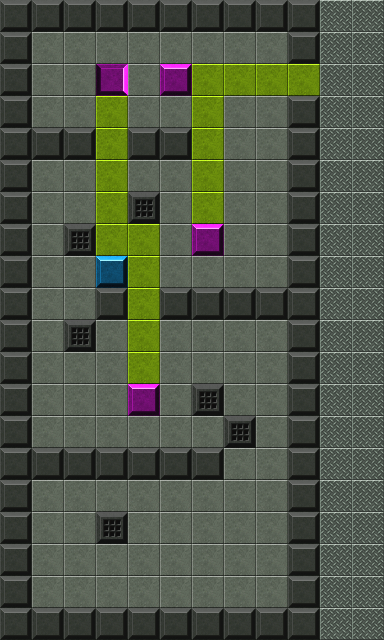

This game map was drawn from its Tiled (.tmx) file and the tilesets committed beside it. A one-line description and the full map source follow:
An orthogonal 12x20 tile map with 32x32 px tiles, 5 tile layers (backgroundLayer, moveableLayer, blockedLayer, guardLayer, ...).

<map version="1.2" tiledversion="1.3.1" orientation="orthogonal" renderorder="right-down" compressionlevel="0" width="12" height="20" tilewidth="32" tileheight="32" infinite="0" nextlayerid="7" nextobjectid="10">
 <editorsettings>
  <export target="tutorial.json" format="json" />
 </editorsettings>
 <tileset firstgid="1" name="tilesBackground" tilewidth="32" tileheight="32" tilecount="140" columns="14">
  <image source="gridtiles.png" width="448" height="320" />
 </tileset>
 <layer id="1" name="backgroundLayer" width="12" height="20">
  <data encoding="csv">
1,1,1,1,1,1,1,1,1,1,2,2,
1,1,1,1,1,1,1,1,1,1,2,2,
1,1,1,1,1,1,1,1,1,1,2,2,
1,1,1,1,1,1,1,1,1,1,2,2,
1,1,1,1,1,1,1,1,1,1,2,2,
1,1,1,1,1,1,1,1,1,1,2,2,
1,1,1,1,1,1,1,1,1,1,2,2,
1,1,1,1,1,1,1,1,1,1,2,2,
1,1,1,1,1,1,1,1,1,1,2,2,
1,1,1,1,1,1,1,1,1,1,2,2,
1,1,1,1,1,1,1,1,1,1,2,2,
1,1,1,1,1,1,1,1,1,1,2,2,
1,1,1,1,1,1,1,1,1,1,2,2,
1,1,1,1,1,1,1,1,1,1,2,2,
1,1,1,1,1,1,1,1,1,1,2,2,
1,1,1,1,1,1,1,1,1,1,2,2,
1,1,1,1,1,1,1,1,1,1,2,2,
1,1,1,1,1,1,1,1,1,1,2,2,
1,1,1,1,1,1,1,1,1,1,2,2,
1,1,1,1,1,1,1,1,1,1,2,2
</data>
 </layer>
 <layer id="6" name="moveableLayer" width="12" height="20">
  <data encoding="csv">
0,0,0,0,0,0,0,0,0,0,0,0,
0,0,0,0,0,0,0,0,0,0,0,0,
0,0,0,0,0,0,0,0,0,0,0,0,
0,0,0,0,0,0,0,0,0,0,0,0,
0,0,0,0,0,0,0,0,0,0,0,0,
0,0,0,0,0,0,0,0,0,0,0,0,
0,0,0,0,23,0,0,0,0,0,0,0,
0,0,23,0,0,0,0,0,0,0,0,0,
0,0,0,0,0,0,0,0,0,0,0,0,
0,0,0,0,0,0,0,0,0,0,0,0,
0,0,23,0,0,0,0,0,0,0,0,0,
0,0,0,0,23,0,0,0,0,0,0,0,
0,0,0,0,0,0,23,0,0,0,0,0,
0,0,0,0,0,0,0,23,0,0,0,0,
0,0,0,0,0,0,0,0,0,0,0,0,
0,0,0,0,0,0,0,0,0,0,0,0,
0,0,0,23,0,0,0,0,0,0,0,0,
0,0,0,0,0,0,0,0,0,0,0,0,
0,0,0,0,0,0,0,0,0,0,0,0,
0,0,0,0,0,0,0,0,0,0,0,0
</data>
 </layer>
 <layer id="2" name="blockedLayer" width="12" height="20">
  <data encoding="csv">
20,20,20,20,20,20,20,20,20,20,0,0,
20,0,0,0,0,0,0,0,0,20,0,0,
20,0,0,0,0,0,0,0,0,20,0,0,
20,0,0,0,0,0,0,0,0,20,0,0,
20,20,20,20,20,20,20,0,0,20,0,0,
20,0,0,0,0,0,0,0,0,20,0,0,
20,0,0,0,0,0,0,0,0,20,0,0,
20,0,0,34,0,0,0,0,0,20,0,0,
20,0,0,34,0,0,0,0,0,20,0,0,
20,0,0,20,20,20,20,20,20,20,0,0,
20,0,0,0,0,0,0,0,0,20,0,0,
20,0,0,0,0,0,0,0,0,20,0,0,
20,0,0,0,0,0,0,0,0,20,0,0,
20,0,0,0,0,0,0,0,0,20,0,0,
20,20,20,20,20,20,20,0,0,20,0,0,
20,0,0,0,0,0,0,0,0,20,0,0,
20,0,0,0,0,0,0,0,0,20,0,0,
20,0,0,0,0,0,0,0,0,20,0,0,
20,0,0,0,0,0,0,0,0,20,0,0,
20,20,20,20,20,20,20,20,20,20,0,0
</data>
 </layer>
 <layer id="4" name="guardLayer" width="12" height="20">
  <data encoding="csv">
0,0,0,0,0,0,0,0,0,0,0,0,
0,0,0,0,0,0,0,0,0,0,0,0,
0,0,0,2684354608,0,48,0,0,0,0,0,0,
0,0,0,0,0,0,0,0,0,0,0,0,
0,0,0,0,0,0,0,0,0,0,0,0,
0,0,0,0,0,0,0,0,0,0,0,0,
0,0,0,0,0,0,0,0,0,0,0,0,
0,0,0,0,0,0,48,0,0,0,0,0,
0,0,0,0,0,0,0,0,0,0,0,0,
0,0,0,0,0,0,0,0,0,0,0,0,
0,0,0,0,0,0,0,0,0,0,0,0,
0,0,0,0,0,0,0,0,0,0,0,0,
0,0,0,0,48,0,0,0,0,0,0,0,
0,0,0,0,0,0,0,0,0,0,0,0,
0,0,0,0,0,0,0,0,0,0,0,0,
0,0,0,0,0,0,0,0,0,0,0,0,
0,0,0,0,0,0,0,0,0,0,0,0,
0,0,0,0,0,0,0,0,0,0,0,0,
0,0,0,0,0,0,0,0,0,0,0,0,
0,0,0,0,0,0,0,0,0,0,0,0
</data>
 </layer>
 <layer id="5" name="lightLayer" width="12" height="20">
  <data encoding="csv">
0,0,0,0,0,0,0,0,0,0,0,0,
0,0,0,0,0,0,0,0,0,0,0,0,
0,0,0,0,0,0,71,71,71,71,0,0,
0,0,0,71,0,0,71,0,0,0,0,0,
0,0,0,71,0,0,71,0,0,0,0,0,
0,0,0,71,0,0,71,0,0,0,0,0,
0,0,0,71,0,0,71,0,0,0,0,0,
0,0,0,71,71,0,0,0,0,0,0,0,
0,0,0,0,71,0,0,0,0,0,0,0,
0,0,0,0,71,0,0,0,0,0,0,0,
0,0,0,0,71,0,0,0,0,0,0,0,
0,0,0,0,71,0,0,0,0,0,0,0,
0,0,0,0,0,0,0,0,0,0,0,0,
0,0,0,0,0,0,0,0,0,0,0,0,
0,0,0,0,0,0,0,0,0,0,0,0,
0,0,0,0,0,0,0,0,0,0,0,0,
0,0,0,0,0,0,0,0,0,0,0,0,
0,0,0,0,0,0,0,0,0,0,0,0,
0,0,0,0,0,0,0,0,0,0,0,0,
0,0,0,0,0,0,0,0,0,0,0,0
</data>
 </layer>
</map>
